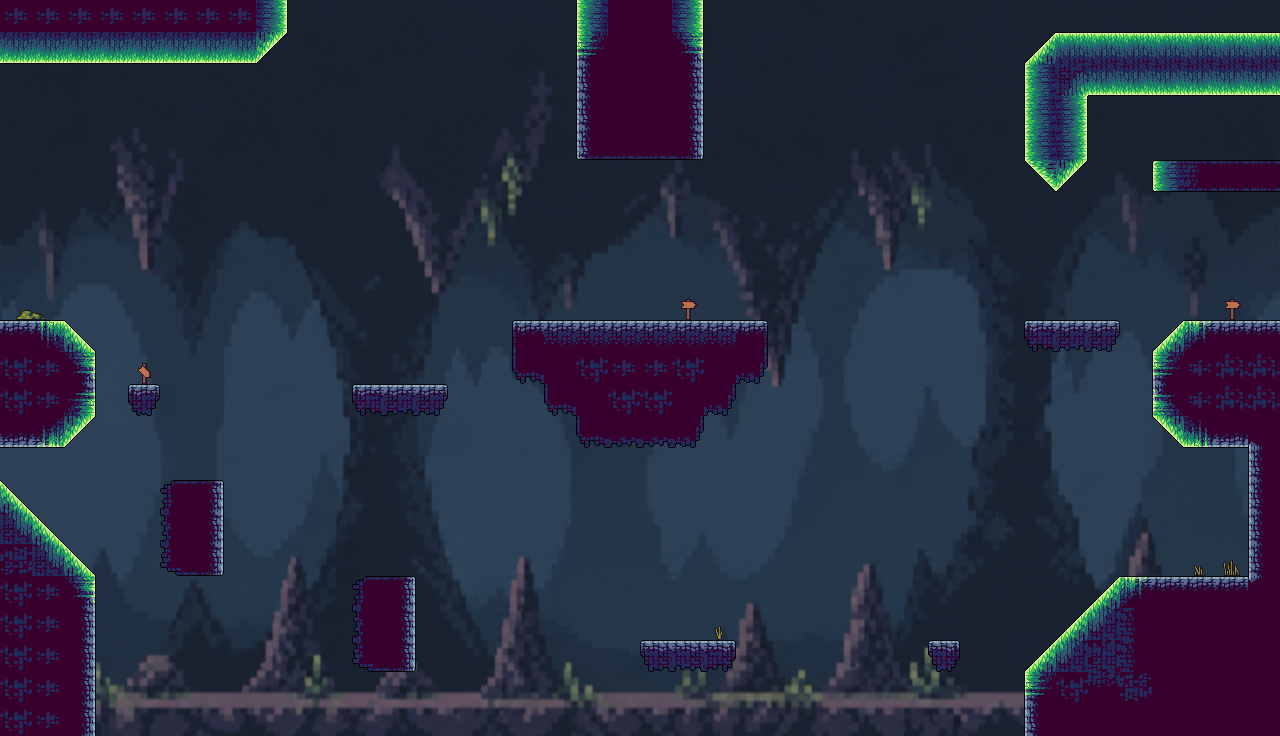

A level layout from a 2D game, rendered from its tile map. Below: a short description, then the map file with its tile-grid data intact:
An orthogonal 40x23 tile map with 32x32 px tiles, 2 tile layers (Capa de patrones 2, Platforms), 5 tilesets, 1 image layer.

<map version="1.10" tiledversion="1.12.1" orientation="orthogonal" renderorder="right-down" width="40" height="23" tilewidth="32" tileheight="32" infinite="0" nextlayerid="4" nextobjectid="1">
 <tileset firstgid="1" source="Tileset_Tierra_.tsx" />
 <tileset firstgid="97" source="Tileset_Tierra_girado.tsx" />
 <tileset firstgid="193" source="Decoracion/Señales.tsx" />
 <tileset firstgid="205" source="Decoracion/Hierba.tsx" />
 <tileset firstgid="217" source="Decoracion/Arbustos.tsx" />
 <imagelayer id="2" name="Capa de Imagen 1">
  <image source="../Mapas/Tierra abajo.png" width="1280" height="736" />
 </imagelayer>
 <layer id="3" name="Capa de patrones 2" width="40" height="23">
  <data encoding="csv">
0,0,0,0,0,0,0,0,0,0,0,0,0,0,0,0,0,0,0,0,0,0,0,0,0,0,0,0,0,0,0,0,0,0,0,0,0,0,0,0,
0,0,0,0,0,0,0,0,0,0,0,0,0,0,0,0,0,0,0,0,0,0,0,0,0,0,0,0,0,0,0,0,0,0,0,0,0,0,0,0,
0,0,0,0,0,0,0,0,0,0,0,0,0,0,0,0,0,0,0,0,0,0,0,0,0,0,0,0,0,0,0,0,0,0,0,0,0,0,0,0,
0,0,0,0,0,0,0,0,0,0,0,0,0,0,0,0,0,0,0,0,0,0,0,0,0,0,0,0,0,0,0,0,0,0,0,0,0,0,0,0,
0,0,0,0,0,0,0,0,0,0,0,0,0,0,0,0,0,0,0,0,0,0,0,0,0,0,0,0,0,0,0,0,0,0,0,0,0,0,0,0,
0,0,0,0,0,0,0,0,0,0,0,0,0,0,0,0,0,0,0,0,0,0,0,0,0,0,0,0,0,0,0,0,0,0,0,0,0,0,0,0,
0,0,0,0,0,0,0,0,0,0,0,0,0,0,0,0,0,0,0,0,0,0,0,0,0,0,0,0,0,0,0,0,0,0,0,0,0,0,0,0,
0,0,0,0,0,0,0,0,0,0,0,0,0,0,0,0,0,0,0,0,0,0,0,0,0,0,0,0,0,0,0,0,0,0,0,0,0,0,0,0,
0,0,0,0,0,0,0,0,0,0,0,0,0,0,0,0,0,0,0,0,0,0,0,0,0,0,0,0,0,0,0,0,0,0,0,0,0,0,0,0,
227,228,0,0,0,0,0,0,0,0,0,0,0,0,0,0,0,0,0,0,0,193,0,0,0,0,0,0,0,0,0,0,0,0,0,0,0,0,193,0,
0,0,0,0,0,0,0,0,0,0,0,0,0,0,0,0,0,0,0,0,0,0,0,0,0,0,0,0,0,0,0,0,0,0,0,0,0,0,0,0,
0,0,0,0,200,0,0,0,0,0,0,0,0,0,0,0,0,0,0,0,0,0,0,0,0,0,0,0,0,0,0,0,0,0,0,0,0,0,0,0,
0,0,0,0,0,0,0,0,0,0,0,0,0,0,0,0,0,0,0,0,0,0,0,0,0,0,0,0,0,0,0,0,0,0,0,0,0,0,0,0,
0,0,0,0,0,0,0,0,0,0,0,0,0,0,0,0,0,0,0,0,0,0,0,0,0,0,0,0,0,0,0,0,0,0,0,0,0,0,0,0,
0,0,0,0,0,0,0,0,0,0,0,0,0,0,0,0,0,0,0,0,0,0,0,0,0,0,0,0,0,0,0,0,0,0,0,0,0,0,0,0,
0,0,0,0,0,0,0,0,0,0,0,0,0,0,0,0,0,0,0,0,0,0,0,0,0,0,0,0,0,0,0,0,0,0,0,0,0,0,0,0,
0,0,0,0,0,0,0,0,0,0,0,0,0,0,0,0,0,0,0,0,0,0,0,0,0,0,0,0,0,0,0,0,0,0,0,0,0,0,0,0,
0,0,0,0,0,0,0,0,0,0,0,0,0,0,0,0,0,0,0,0,0,0,0,0,0,0,0,0,0,0,0,0,0,0,0,0,0,209,208,0,
0,0,0,0,0,0,0,0,0,0,0,0,0,0,0,0,0,0,0,0,0,0,0,0,0,0,0,0,0,0,0,0,0,0,0,0,0,0,0,0,
0,0,0,0,0,0,0,0,0,0,0,0,0,0,0,0,0,0,0,0,0,0,213,0,0,0,0,0,0,0,0,0,0,0,0,0,0,0,0,0,
0,0,0,0,0,0,0,0,0,0,0,0,0,0,0,0,0,0,0,0,0,0,0,0,0,0,0,0,0,0,0,0,0,0,0,0,0,0,0,0,
0,0,0,0,0,0,0,0,0,0,0,0,0,0,0,0,0,0,0,0,0,0,0,0,0,0,0,0,0,0,0,0,0,0,0,0,0,0,0,0,
0,0,0,0,0,0,0,0,0,0,0,0,0,0,0,0,0,0,0,0,0,0,0,0,0,0,0,0,0,0,0,0,0,0,0,0,0,0,0,0
</data>
 </layer>
 <layer id="1" name="Platforms" width="40" height="23">
  <data encoding="csv">
40,40,40,40,40,40,40,40,112,0,0,0,0,0,0,0,0,0,3221225584,128,128,112,0,0,0,0,0,0,0,0,0,0,0,0,0,0,0,0,0,0,
2684354672,2684354672,2684354672,2684354672,2684354672,2684354672,2684354672,2684354672,3221225515,0,0,0,0,0,0,0,0,0,3221225638,128,128,174,0,0,0,0,0,0,0,0,0,0,2147483690,2147483650,2147483650,2147483650,2147483650,2147483650,2147483650,2147483650,
0,0,0,0,0,0,0,0,0,0,0,0,0,0,0,0,0,0,3221225648,128,128,176,0,0,0,0,0,0,0,0,0,0,2147483760,1073741878,1073741826,1073741826,1073741826,1073741826,1073741826,1073741826,
0,0,0,0,0,0,0,0,0,0,0,0,0,0,0,0,0,0,3221225648,128,128,176,0,0,0,0,0,0,0,0,0,0,2147483760,1073741936,0,0,0,0,0,0,
0,0,0,0,0,0,0,0,0,0,0,0,0,0,0,0,0,0,1610612745,26,26,2684354572,0,0,0,0,0,0,0,0,0,0,2147483760,1073741936,0,0,0,0,0,0,
0,0,0,0,0,0,0,0,0,0,0,0,0,0,0,0,0,0,0,0,0,0,0,0,0,0,0,0,0,0,0,0,536870954,1073741866,0,0,2147483784,2147483783,2147483836,2147483836,
0,0,0,0,0,0,0,0,0,0,0,0,0,0,0,0,0,0,0,0,0,0,0,0,0,0,0,0,0,0,0,0,0,0,0,0,0,0,0,0,
0,0,0,0,0,0,0,0,0,0,0,0,0,0,0,0,0,0,0,0,0,0,0,0,0,0,0,0,0,0,0,0,0,0,0,0,0,0,0,0,
0,0,0,0,0,0,0,0,0,0,0,0,0,0,0,0,0,0,0,0,0,0,0,0,0,0,0,0,0,0,0,0,0,0,0,0,0,0,0,0,
0,0,0,0,0,0,0,0,0,0,0,0,0,0,0,0,0,0,0,0,0,0,0,0,0,0,0,0,0,0,0,0,0,0,0,0,0,0,0,0,
10,33,42,0,0,0,0,0,0,0,0,0,0,0,0,0,9,11,11,11,11,11,11,12,0,0,0,0,0,0,0,0,44,45,46,0,43,34,10,10,
39,40,174,0,0,0,0,0,0,0,0,0,0,0,0,0,56,4,39,40,40,39,4,58,0,0,0,0,0,0,0,0,0,0,0,0,3221225638,3221225512,3221225511,3221225511,
39,40,166,0,47,0,0,0,0,0,0,44,45,46,0,0,0,56,4,39,39,4,58,0,0,0,0,0,0,0,0,0,0,0,0,0,3221225646,3221225512,3221225511,3221225511,
3221225482,3221225506,3221225515,0,0,0,0,0,0,0,0,0,0,0,0,0,0,0,56,57,57,58,0,0,0,0,0,0,0,0,0,0,0,0,0,0,3221225514,3221225505,3221225482,2147483830,
0,0,0,0,0,0,0,0,0,0,0,0,0,0,0,0,0,0,0,0,0,0,0,0,0,0,0,0,0,0,0,0,0,0,0,0,0,0,0,3221225648,
42,0,0,0,0,156,168,0,0,0,0,0,0,0,0,0,0,0,0,0,0,0,0,0,0,0,0,0,0,0,0,0,0,0,0,0,0,0,0,3221225648,
54,42,0,0,0,164,176,0,0,0,0,0,0,0,0,0,0,0,0,0,0,0,0,0,0,0,0,0,0,0,0,0,0,0,0,0,0,0,0,3221225648,
38,54,42,0,0,172,192,0,0,0,0,0,0,0,0,0,0,0,0,0,0,0,0,0,0,0,0,0,0,0,0,0,0,0,0,0,0,0,0,3221225648,
39,40,2684354594,0,0,0,0,0,0,0,0,156,168,0,0,0,0,0,0,0,0,0,0,0,0,0,0,0,0,0,0,0,0,0,43,34,10,10,10,3221225654,
39,40,2684354570,0,0,0,0,0,0,0,0,164,176,0,0,0,0,0,0,0,0,0,0,0,0,0,0,0,0,0,0,0,0,43,55,1610612750,4,4,4,4,
39,40,2684354570,0,0,0,0,0,0,0,0,172,192,0,0,0,0,0,0,0,2147483694,2147483693,2147483692,0,0,0,0,0,0,2147483695,0,0,43,55,37,1610612750,4,4,4,4,
39,40,2684354570,0,0,0,0,0,0,0,0,0,0,0,0,0,0,0,0,0,0,0,0,0,0,0,0,0,0,0,0,0,1610612769,39,14,3221225510,4,4,4,4,
39,40,2684354570,0,0,0,0,0,0,0,0,0,0,0,0,0,0,0,0,0,0,0,0,0,0,0,0,0,0,0,0,0,1610612746,4,4,4,4,4,4,4
</data>
 </layer>
</map>
